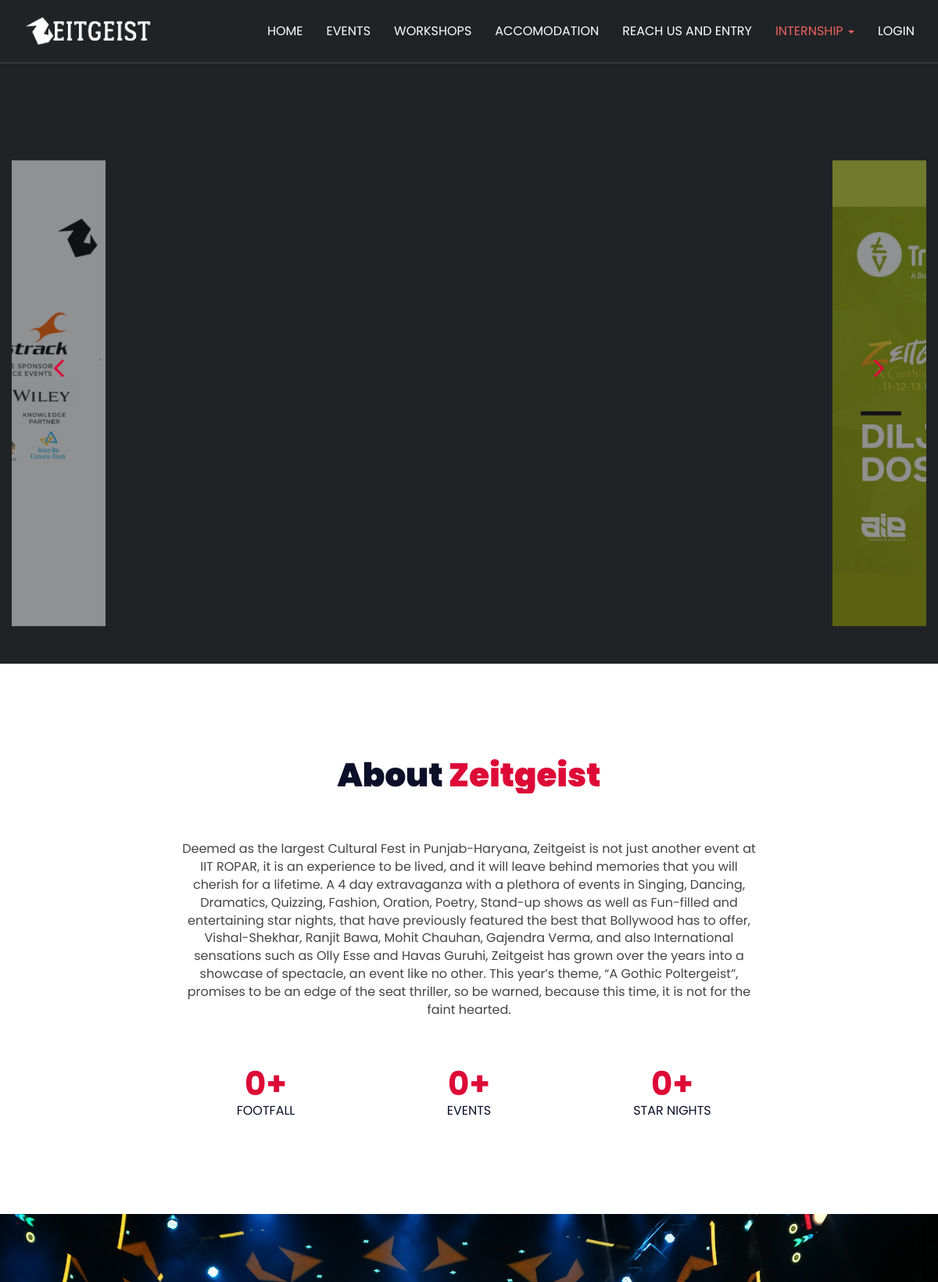
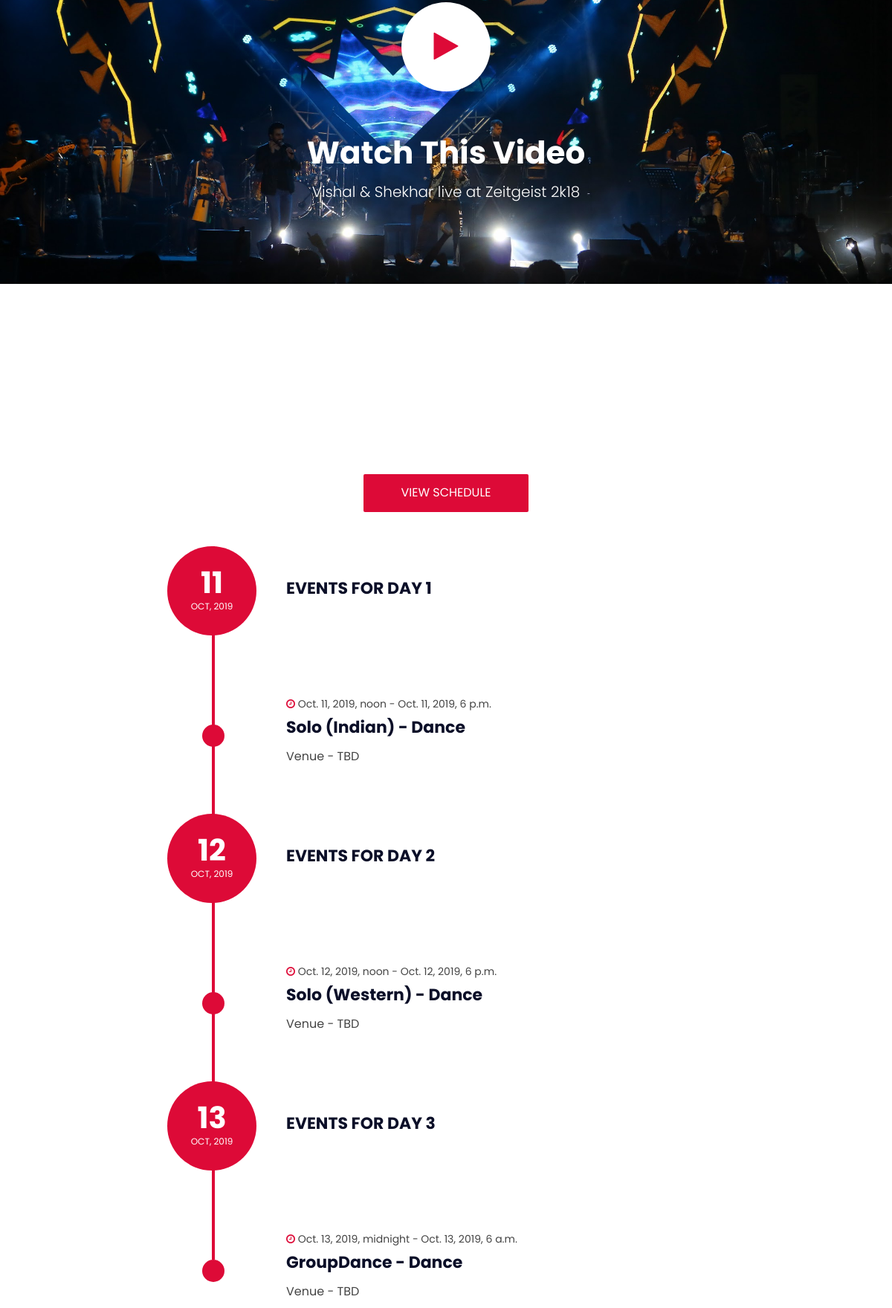
The page / (upper part) on the database its author committed (2 pictures, top to bottom).
### main_page/models.py (models this page shows, shortened)
class Event(models.Model):
    name = models.CharField(max_length=40, null=False, blank=False)
    subcategory = models.ForeignKey(Subcategory, on_delete=models.CASCADE)
    link_to_rulebook = models.URLField(max_length=300)
    EVENT_TYPE_CHOICES = [
        ('Solo', 'Solo'),
        ('Duet', 'Duet'),
        ('Group', 'Group'),
    ]
    event_type = models.CharField(
        max_length=5,
        choices=EVENT_TYPE_CHOICES,
        null=False,
        blank=False,
    )
    first_cash_prize = models.IntegerField(blank=False)
    second_cash_prize = models.IntegerField(blank=False)
    third_cash_prize = models.IntegerField(blank=False)
    first_goodies = models.IntegerField(blank=False)
    second_goodies = models.IntegerField(blank=False)
    third_goodies = models.IntegerField(blank=False)
    minimum_team_size = models.IntegerField(blank=False)
    maximum_team_size = models.IntegerField(blank=False)
    start_date_time = models.DateTimeField(blank=False)
    end_date_time = models.DateTimeField(blank=False)
    description = models.TextField(blank=False)
    venue = models.CharField(max_length=100)

class Subcategory(models.Model):
    name = models.CharField(max_length=40, null=False, blank=False)
    category = models.ForeignKey(Category, on_delete=models.CASCADE, blank=False, null=False)
    participation_fees_per_person = models.IntegerField(blank=False)
    class Meta:
        verbose_name_plural = 'Subcategories'

class Category(models.Model):
    CATEGORY_CHOICES = [
        ('Dance', 'Dance'),
        ('Dramatics', 'Dramatics'),
        ('Fine Arts', 'Fine Arts'),
        ('Gaming', 'Gaming'),
        ('Life Style', 'Life Style'),
        ('Literary', 'Literary'),
        ('Music', 'Music'),
        ('Photography', 'Photography'),
        ('Quizzing', 'Quizzing'),
        ('Video Making', 'Video Making'),
    ]
    name = models.CharField(
        max_length=20,
        choices=CATEGORY_CHOICES,
        null=False,
        blank=False,
    )
    class Meta:
        verbose_name_plural = 'Categories'

### main_page/views.py (the view)
# urls.py: path('', views.main_page_home, name="main_page_home"),
def main_page_home(request):
    our_sponsors = Our_Sponsor.objects.all().order_by('id')
    prev_sponsors = Prev_Sponsor.objects.all()
    events_11_oct = Event.objects.filter(start_date_time__startswith='2019-10-11').order_by('start_date_time')
    events_12_oct = Event.objects.filter(start_date_time__startswith='2019-10-12').order_by('start_date_time')
    events_13_oct = Event.objects.filter(start_date_time__startswith='2019-10-13').order_by('start_date_time')
    context = {'our_sponsors': our_sponsors, 'prev_sponsors': prev_sponsors, 'events_11_oct': events_11_oct, 'events_12_oct': events_12_oct, 'events_13_oct': events_13_oct}
    return render(request, 'main_page/index.html', context)

### main_page/templates/main_page/index.html (shortened to what this page needs)
{% extends "main_page/base.html" %}
{% load static %}
{% block content %}
<div class='jumbotron' style="background-color:rgb(32, 35, 37)">
    <br><br><br><br>
    <div id="galery">
        <div class="container">
            <div class="row">
                <div id="galery-owl" class="owl-carousel owl-theme">
                    <div class="galery-item">
                        <img src="{% static 'main_page/img/star_nights/diljit.jpg' %}" alt="">
                    </div>
                    <div class="galery-item">
                        <img src="{% static 'main_page/img/our-sponsors-collage.png' %}" alt="">
                    </div>
                </div>
            </div>
        </div>
    </div>
</div>
<div id="about" class="section">
    <div class="container">
        <div class="row">
            <div class="section-title">
                <h3 class="title"><span>About</span> <span style="color: #dd0a37;">Zeitgeist</span></h3>
            </div>
            <div class="col-md-8 col-md-offset-2 text-center">
                <div class="about-content">
                    <p>Deemed as the largest Cultural Fest in Punjab-Haryana, Zeitgeist is not just another event at IIT
                        ROPAR, it is an experience to be lived, and it will leave behind memories that you will cherish
                        for a lifetime. A 4 day extravaganza with a plethora of events in Singing, Dancing, Dramatics,
                        Quizzing, Fashion, Oration, Poetry, Stand-up shows as well as Fun-filled and entertaining star
                        nights, that have previously featured the best that Bollywood has to offer, Vishal-Shekhar,
                        Ranjit Bawa, Mohit Chauhan, Gajendra Verma, and also International sensations such as Olly Esse
                        and Havas Guruhi, Zeitgeist has grown over the years into a showcase of spectacle, an event like
                        no other. This year’s theme, “A Gothic Poltergeist”, promises to be an edge of the seat
                        thriller, so be warned, because this time, it is not for the faint hearted.</p>
                </div>
                <div id="numbers">
                    <div class="row">
                        <div class="col-md-4 col-sm-3 col-xs-6">
                            <div class="number">
                                <h3><span class="counter" data-from="0" data-to="15000" data-speed="1500">0</span>+</h3>
                                <p>Footfall</p>
                            </div>
                        </div>
                        <div class="col-md-4 col-sm-3 col-xs-6">
                            <div class="number">
                                <h3><span class="counter" data-from="0" data-to="45" data-speed="1500">0</span>+</h3>
                                <p>Events</p>
                            </div>
                        </div>
                        <div class="col-md-4 col-sm-3 col-xs-6">
                            <div class="number">
                                <h3><span class="counter" data-from="0" data-to="5" data-speed="1500">0</span>+</h3>
                                <p>Star Nights</p>
                            </div>
                        </div>
                    </div>
                </div>
            </div>
        </div>
    </div>
</div>
<div id="video-cta" class="section">
    <div class="section-bg"
        style="background-image:url({% static 'main_page/img/vishal_shekhar_video_thumbnail.jpg' %})"
        data-stellar-background-ratio="0.8"></div>
    <div class="container">
        <div class="row">
            <div class="col-md-8 col-md-offset-2">
                <div class="cta-content text-center">
                    <a class="video-play" href="https://www.youtube.com/watch?v=EaxXhX7dSX8" target="_blank">
                        <i class="fa fa-play"></i>
                    </a>
                    <h2>Watch this video</h2>
                    <p class="lead">Vishal & Shekhar live at Zeitgeist 2k18</p>
                </div>
            </div>
        </div>
    </div>
</div>
<div id="schedule" class="section">
    <div class="container">
        <div class="row">
            <div class="section-title">
                <h3 class="title"><span>Event</span> <span style="color: #dd0a37;">Schedule</span></h3>
            </div>
            <div class="col-md-8 col-md-offset-2">
                <div class="download-btn">
                    <a href="https://docs.google.com/spreadsheets/d/1aDIqm1APSnE8J9jjZTHfZdp59CVc1JkLQPYkKTBXAYA/edit#gid=0"
                        class="main-btn" target="_blank">View Schedule</a>
                </div>
                <br><br>
                <div class="events-wrapper">
                    <div class="event">
                        <div class="event-day">
                            <div>
                                <span class="day">11</span>
                                <span class="year">Oct, 2019</span>
                            </div>
                        </div>
                        <div class="event-content">
                            <br><br>
                            <h3 class="event-title">EVENTS FOR DAY 1</h3>
                        </div>
                    </div>
                    {% for event in events_11_oct %}
                    <div class="event">
                        <div class="event-hour"></div>
                        <div class="event-content"><br>
                            <p class="event-time"><i class="fa fa-clock-o"></i> {{ event.start_date_time }} -
                                {{ event.end_date_time }}</p>
                            <h3 class="event-title">{{ event.name }} - {{ event.subcategory.category.name }}</h3>
                            <p>Venue - {{ event.venue }}</p>
                        </div>
                    </div>
                    {% endfor %}
                    <div class="event">
                        <div class="event-day">
                            <div>
                                <span class="day">12</span>
                                <span class="year">Oct, 2019</span>
                            </div>
                        </div>
                        <div class="event-content">
                            <br><br>
                            <h3 class="event-title">EVENTS FOR DAY 2</h3>
                        </div>
                    </div>
                    {% for event in events_12_oct %}
                    <div class="event">
                        <div class="event-hour"></div>
                        <div class="event-content"><br>
                            <p class="event-time"><i class="fa fa-clock-o"></i> {{ event.start_date_time }} -
                                {{ event.end_date_time }}</p>
                            <h3 class="event-title">{{ event.name }} - {{ event.subcategory.category.name }}</h3>
                            <p>Venue - {{ event.venue }}</p>
                        </div>
                    </div>
                    {% endfor %}
                    <div class="event">
                        <div class="event-day">
                            <div>
                                <span class="day">13</span>
                                <span class="year">Oct, 2019</span>
                            </div>
                        </div>
                        <div class="event-content">
                            <br><br>
                            <h3 class="event-title">EVENTS FOR DAY 3</h3>
                        </div>
                    </div>
                    {% for event in events_13_oct %}
                    <div class="event">
                        <div class="event-hour"></div>
                        <div class="event-content"><br>
                            <p class="event-time"><i class="fa fa-clock-o"></i> {{ event.start_date_time }} -
                                {{ event.end_date_time }}</p>
                            <h3 class="event-title">{{ event.name }} - {{ event.subcategory.category.name }}</h3>
                            <p>Venue - {{ event.venue }}</p>
                        </div>
                    </div>
                    {% endfor %}
                </div>
            </div>
        </div>
    </div>
</div>
{% endblock %}

### main_page/static/main_page/css/style.css (style rules this page uses)
body { font-family: 'Poppins', sans-serif; font-size: 16px; color: #444; }
h1, h2, h3, h4, h5, h6 { margin: 0px 0px 15px; color: #0b0f28; font-weight: 700; }
h2 { font-size: 31px; }
h3 { font-size: 22px; }
.lead { font-size: 20px; }
a { color: #0b0f28; -webkit-transition: 0.3s color; transition: 0.3s color; }
.main-btn { display: inline-block; padding: 14px 50px; background: #dd0a37; color: #FFF; text-transform: uppercase; border: none; border-radius: 2px; -webkit-transition: 0.3s all; transition: 0.3s all; }
.section { position: relative; padding: 90px 0px; }
.section-bg { position: absolute; left: 0; top: 0; right: 0; bottom: 0; background-position: center; background-size: cover; z-index: -1; }
.section-title { text-align: center; margin-bottom: 60px; }
.section-title .title { position: relative; text-transform: capitalize; font-weight: 900; font-size: 42px; overflow: hidden; }
.section-title .title>span { -webkit-transform: translateY(100%); -ms-transform: translateY(100%); transform: translateY(100%); display: inline-block; z-index: 10; -webkit-transition: 0.6s; transition: 0.6s; }
.section-title .title>span.appear { -webkit-transform: translateY(0%); -ms-transform: translateY(0%); transform: translateY(0%); }
#numbers { margin-top: 60px; }
.number { margin-bottom: 30px; }
.number h3 { font-size: 42px; margin-bottom: 0px; color: #dd0a37; }
.number p { text-transform: uppercase; color: #0b0f28; }
#galery-owl .owl-item .galery-item { opacity: 0.5; -webkit-transform: scale(0.9); -ms-transform: scale(0.9); transform: scale(0.9); -webkit-transform-origin: 100% 100%; -ms-transform-origin: 100% 100%; transform-origin: 100% 100%; -webkit-transition: 0.6s opacity, 0.6s -webkit-transform; transition: 0.6s opacity, 0.6s -webkit-transform; transition: 0.6s transform, 0.6s opacity; transition: 0.6s transform, 0.6s opacity, 0.6s -webkit-transform; }
#galery-owl.owl-theme .owl-item.active+.owl-item .galery-item { -webkit-transform-origin: 0% 100%; -ms-transform-origin: 0% 100%; transform-origin: 0% 100%; }
.event { position: relative; }
.event+.event { margin-top: 60px; }
.event:after { content: ""; position: absolute; left: 60px; top: 0px; bottom: 0px; width: 4px; background-color: #dd0a37; }
.event:last-child:after { height: 60px; }
.event+.event:before { content: ""; position: absolute; left: 60px; height: 60px; top: -60px; width: 4px; background-color: #dd0a37; }
.event .event-day { position: absolute; left: 0; top: 0; width: 120px; height: 120px; border-radius: 50%; background: #dd0a37; z-index: 10; }
.event .event-hour { position: absolute; left: 62px; top: 60px; width: 30px; height: 30px; border-radius: 50%; background: #dd0a37; z-index: 10; -webkit-transform: translateX(-50%); -ms-transform: translateX(-50%); transform: translateX(-50%); }
.event .event-day>div { position: absolute; top: 50%; left: 0; right: 0; text-align: center; -webkit-transform: translateY(-50%); -ms-transform: translateY(-50%); transform: translateY(-50%); }
.event .event-day .day { display: block; color: #FFF; text-transform: uppercase; font-weight: 700; font-size: 40px; line-height: 40px; }
.event .event-day .year { color: #FFF; text-transform: uppercase; font-size: 12px; }
.event .event-content { padding-left: 160px; min-height: 120px; }
.event .event-time { font-size: 14px; }
.event .event-time i { color: #dd0a37; }
.download-btn { margin-top: 60px; text-align: center; }
.cta-content h2 { font-size: 42px; color: #FFF; text-transform: capitalize; }
.cta-content p { color: #fff; }
.cta-content .video-play { display: inline-block; height: 120px; width: 120px; margin: 0px auto 60px; background: #FFF; border-radius: 50%; text-align: center; line-height: 120px; font-size: 42px; color: #dd0a37; cursor: pointer; }

### rows shown on the page
Event: start_date_time "Oct. 11, 2019, noon", end_date_time "Oct. 11, 2019, 6 p.m.", name "Solo (Indian)", subcategory.category.name "Dance", venue "TBD"
Event: start_date_time "Oct. 12, 2019, noon", end_date_time "Oct. 12, 2019, 6 p.m.", name "Solo (Western)", subcategory.category.name "Dance", venue "TBD"
Event: start_date_time "Oct. 13, 2019, midnight", end_date_time "Oct. 13, 2019, 6 a.m.", name "GroupDance", subcategory.category.name "Dance", venue "TBD"
